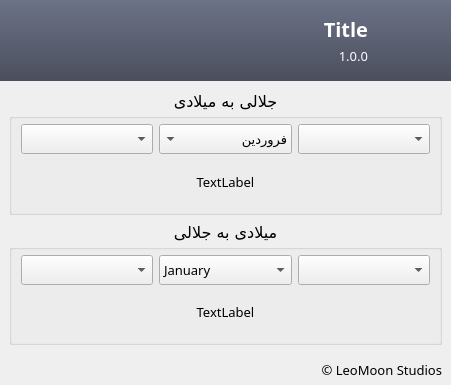
<?xml version="1.0" encoding="UTF-8"?>
<ui version="4.0">
 <class>main</class>
 <widget class="QMainWindow" name="main">
  <property name="geometry">
   <rect>
    <x>0</x>
    <y>0</y>
    <width>451</width>
    <height>385</height>
   </rect>
  </property>
  <property name="minimumSize">
   <size>
    <width>451</width>
    <height>385</height>
   </size>
  </property>
  <property name="maximumSize">
   <size>
    <width>451</width>
    <height>385</height>
   </size>
  </property>
  <property name="windowTitle">
   <string>MainWindow</string>
  </property>
  <property name="windowIcon">
   <iconset resource="resources.qrc">
    <normaloff>:/res/icons/main.svg</normaloff>:/res/icons/main.svg</iconset>
  </property>
  <property name="styleSheet">
   <string notr="true">QFrame#banner {background: qlineargradient(x1:0 y1:0, x2:0 y2:1, stop:0 #6c7287, stop:1 #4b4f5d); border-radius: 0px;}
QLabel#titleLbl {color: white;}
QLabel#verLbl {color: white;}</string>
  </property>
  <widget class="QWidget" name="centralwidget">
   <layout class="QVBoxLayout" name="verticalLayout">
    <property name="spacing">
     <number>0</number>
    </property>
    <property name="leftMargin">
     <number>0</number>
    </property>
    <property name="topMargin">
     <number>0</number>
    </property>
    <property name="rightMargin">
     <number>0</number>
    </property>
    <property name="bottomMargin">
     <number>0</number>
    </property>
    <item>
     <widget class="QFrame" name="banner">
      <property name="minimumSize">
       <size>
        <width>0</width>
        <height>81</height>
       </size>
      </property>
      <property name="maximumSize">
       <size>
        <width>16777215</width>
        <height>81</height>
       </size>
      </property>
      <property name="layoutDirection">
       <enum>Qt::RightToLeft</enum>
      </property>
      <property name="frameShape">
       <enum>QFrame::NoFrame</enum>
      </property>
      <property name="frameShadow">
       <enum>QFrame::Raised</enum>
      </property>
      <property name="lineWidth">
       <number>0</number>
      </property>
      <layout class="QHBoxLayout" name="horizontalLayout">
       <property name="spacing">
        <number>0</number>
       </property>
       <property name="leftMargin">
        <number>0</number>
       </property>
       <property name="topMargin">
        <number>0</number>
       </property>
       <property name="rightMargin">
        <number>0</number>
       </property>
       <property name="bottomMargin">
        <number>0</number>
       </property>
       <item>
        <spacer name="horizontalSpacer">
         <property name="orientation">
          <enum>Qt::Horizontal</enum>
         </property>
         <property name="sizeType">
          <enum>QSizePolicy::Fixed</enum>
         </property>
         <property name="sizeHint" stdset="0">
          <size>
           <width>11</width>
           <height>20</height>
          </size>
         </property>
        </spacer>
       </item>
       <item>
        <widget class="QLabel" name="logoLbl">
         <property name="minimumSize">
          <size>
           <width>61</width>
           <height>61</height>
          </size>
         </property>
         <property name="maximumSize">
          <size>
           <width>61</width>
           <height>61</height>
          </size>
         </property>
         <property name="text">
          <string/>
         </property>
         <property name="pixmap">
          <pixmap resource="resources.qrc">:/res/icons/main.svg</pixmap>
         </property>
         <property name="scaledContents">
          <bool>true</bool>
         </property>
        </widget>
       </item>
       <item>
        <spacer name="horizontalSpacer_2">
         <property name="orientation">
          <enum>Qt::Horizontal</enum>
         </property>
         <property name="sizeType">
          <enum>QSizePolicy::Fixed</enum>
         </property>
         <property name="sizeHint" stdset="0">
          <size>
           <width>11</width>
           <height>20</height>
          </size>
         </property>
        </spacer>
       </item>
       <item>
        <widget class="QFrame" name="titleFrm">
         <property name="frameShape">
          <enum>QFrame::NoFrame</enum>
         </property>
         <property name="frameShadow">
          <enum>QFrame::Raised</enum>
         </property>
         <property name="lineWidth">
          <number>0</number>
         </property>
         <layout class="QVBoxLayout" name="verticalLayout_2">
          <property name="spacing">
           <number>6</number>
          </property>
          <property name="leftMargin">
           <number>0</number>
          </property>
          <property name="topMargin">
           <number>0</number>
          </property>
          <property name="rightMargin">
           <number>0</number>
          </property>
          <property name="bottomMargin">
           <number>0</number>
          </property>
          <item>
           <spacer name="verticalSpacer">
            <property name="orientation">
             <enum>Qt::Vertical</enum>
            </property>
            <property name="sizeHint" stdset="0">
             <size>
              <width>20</width>
              <height>18</height>
             </size>
            </property>
           </spacer>
          </item>
          <item>
           <widget class="QLabel" name="titleLbl">
            <property name="maximumSize">
             <size>
              <width>16777215</width>
              <height>25</height>
             </size>
            </property>
            <property name="font">
             <font>
              <family>Vazir</family>
              <pointsize>15</pointsize>
              <weight>75</weight>
              <bold>true</bold>
              <stylestrategy>PreferAntialias</stylestrategy>
             </font>
            </property>
            <property name="text">
             <string>Title</string>
            </property>
            <property name="alignment">
             <set>Qt::AlignRight|Qt::AlignTrailing|Qt::AlignVCenter</set>
            </property>
           </widget>
          </item>
          <item>
           <widget class="QLabel" name="verLbl">
            <property name="font">
             <font>
              <family>Vazir FD</family>
              <pointsize>10</pointsize>
              <stylestrategy>PreferAntialias</stylestrategy>
             </font>
            </property>
            <property name="text">
             <string>1.0.0</string>
            </property>
            <property name="alignment">
             <set>Qt::AlignRight|Qt::AlignTrailing|Qt::AlignVCenter</set>
            </property>
           </widget>
          </item>
          <item>
           <spacer name="verticalSpacer_2">
            <property name="orientation">
             <enum>Qt::Vertical</enum>
            </property>
            <property name="sizeHint" stdset="0">
             <size>
              <width>20</width>
              <height>18</height>
             </size>
            </property>
           </spacer>
          </item>
         </layout>
        </widget>
       </item>
      </layout>
     </widget>
    </item>
    <item>
     <widget class="QFrame" name="contentFrm">
      <property name="frameShape">
       <enum>QFrame::NoFrame</enum>
      </property>
      <property name="frameShadow">
       <enum>QFrame::Raised</enum>
      </property>
      <property name="lineWidth">
       <number>0</number>
      </property>
      <layout class="QVBoxLayout" name="verticalLayout_3">
       <item>
        <widget class="QGroupBox" name="jalaliGrp">
         <property name="font">
          <font>
           <family>Vazir FD</family>
           <pointsize>12</pointsize>
           <stylestrategy>PreferAntialias</stylestrategy>
          </font>
         </property>
         <property name="layoutDirection">
          <enum>Qt::RightToLeft</enum>
         </property>
         <property name="title">
          <string>جلالی به میلادی</string>
         </property>
         <property name="alignment">
          <set>Qt::AlignCenter</set>
         </property>
         <property name="flat">
          <bool>false</bool>
         </property>
         <layout class="QVBoxLayout" name="verticalLayout_5">
          <property name="topMargin">
           <number>5</number>
          </property>
          <item>
           <layout class="QVBoxLayout" name="verticalLayout_4">
            <item>
             <layout class="QHBoxLayout" name="horizontalLayout_3">
              <item>
               <widget class="QComboBox" name="jalaliDCbox">
                <property name="minimumSize">
                 <size>
                  <width>0</width>
                  <height>30</height>
                 </size>
                </property>
                <property name="font">
                 <font>
                  <family>Vazir FD</family>
                  <pointsize>10</pointsize>
                  <stylestrategy>PreferAntialias</stylestrategy>
                 </font>
                </property>
                <property name="layoutDirection">
                 <enum>Qt::LeftToRight</enum>
                </property>
               </widget>
              </item>
              <item>
               <widget class="QComboBox" name="jalaliMCbox">
                <property name="minimumSize">
                 <size>
                  <width>0</width>
                  <height>30</height>
                 </size>
                </property>
                <property name="font">
                 <font>
                  <family>Vazir FD</family>
                  <pointsize>10</pointsize>
                  <stylestrategy>PreferAntialias</stylestrategy>
                 </font>
                </property>
                <property name="layoutDirection">
                 <enum>Qt::RightToLeft</enum>
                </property>
                <item>
                 <property name="text">
                  <string>فروردین</string>
                 </property>
                </item>
                <item>
                 <property name="text">
                  <string>اردیبهشت</string>
                 </property>
                </item>
                <item>
                 <property name="text">
                  <string>خرداد</string>
                 </property>
                </item>
                <item>
                 <property name="text">
                  <string>تیر</string>
                 </property>
                </item>
                <item>
                 <property name="text">
                  <string>مرداد</string>
                 </property>
                </item>
                <item>
                 <property name="text">
                  <string>شهریور</string>
                 </property>
                </item>
                <item>
                 <property name="text">
                  <string>مهر</string>
                 </property>
                </item>
                <item>
                 <property name="text">
                  <string>آبان</string>
                 </property>
                </item>
                <item>
                 <property name="text">
                  <string>آذر</string>
                 </property>
                </item>
                <item>
                 <property name="text">
                  <string>دی</string>
                 </property>
                </item>
                <item>
                 <property name="text">
                  <string>بهمن</string>
                 </property>
                </item>
                <item>
                 <property name="text">
                  <string>اسفند</string>
                 </property>
                </item>
               </widget>
              </item>
              <item>
               <widget class="QComboBox" name="jalaliYCbox">
                <property name="minimumSize">
                 <size>
                  <width>0</width>
                  <height>30</height>
                 </size>
                </property>
                <property name="font">
                 <font>
                  <family>Vazir FD</family>
                  <pointsize>10</pointsize>
                  <stylestrategy>PreferAntialias</stylestrategy>
                 </font>
                </property>
                <property name="layoutDirection">
                 <enum>Qt::LeftToRight</enum>
                </property>
               </widget>
              </item>
             </layout>
            </item>
            <item>
             <widget class="QLabel" name="j2mLbl">
              <property name="font">
               <font>
                <family>Vazir</family>
                <pointsize>10</pointsize>
                <stylestrategy>PreferAntialias</stylestrategy>
               </font>
              </property>
              <property name="text">
               <string>TextLabel</string>
              </property>
              <property name="alignment">
               <set>Qt::AlignCenter</set>
              </property>
             </widget>
            </item>
           </layout>
          </item>
         </layout>
        </widget>
       </item>
       <item>
        <widget class="QGroupBox" name="miladiGrp">
         <property name="font">
          <font>
           <family>Vazir FD</family>
           <pointsize>12</pointsize>
           <stylestrategy>PreferAntialias</stylestrategy>
          </font>
         </property>
         <property name="layoutDirection">
          <enum>Qt::RightToLeft</enum>
         </property>
         <property name="title">
          <string>میلادی به جلالی</string>
         </property>
         <property name="alignment">
          <set>Qt::AlignCenter</set>
         </property>
         <property name="flat">
          <bool>false</bool>
         </property>
         <layout class="QGridLayout" name="gridLayout">
          <property name="leftMargin">
           <number>9</number>
          </property>
          <property name="topMargin">
           <number>5</number>
          </property>
          <item row="0" column="0">
           <layout class="QVBoxLayout" name="verticalLayout_6">
            <item>
             <layout class="QHBoxLayout" name="horizontalLayout_4">
              <item>
               <widget class="QComboBox" name="miladiDCbox">
                <property name="minimumSize">
                 <size>
                  <width>0</width>
                  <height>30</height>
                 </size>
                </property>
                <property name="font">
                 <font>
                  <family>Vazir</family>
                  <pointsize>10</pointsize>
                  <stylestrategy>PreferAntialias</stylestrategy>
                 </font>
                </property>
                <property name="layoutDirection">
                 <enum>Qt::LeftToRight</enum>
                </property>
               </widget>
              </item>
              <item>
               <widget class="QComboBox" name="miladiMCbox">
                <property name="minimumSize">
                 <size>
                  <width>0</width>
                  <height>30</height>
                 </size>
                </property>
                <property name="font">
                 <font>
                  <family>Vazir</family>
                  <pointsize>10</pointsize>
                  <stylestrategy>PreferAntialias</stylestrategy>
                 </font>
                </property>
                <property name="layoutDirection">
                 <enum>Qt::LeftToRight</enum>
                </property>
                <item>
                 <property name="text">
                  <string>January</string>
                 </property>
                </item>
                <item>
                 <property name="text">
                  <string>February</string>
                 </property>
                </item>
                <item>
                 <property name="text">
                  <string>March</string>
                 </property>
                </item>
                <item>
                 <property name="text">
                  <string>April</string>
                 </property>
                </item>
                <item>
                 <property name="text">
                  <string>May</string>
                 </property>
                </item>
                <item>
                 <property name="text">
                  <string>June</string>
                 </property>
                </item>
                <item>
                 <property name="text">
                  <string>July</string>
                 </property>
                </item>
                <item>
                 <property name="text">
                  <string>August</string>
                 </property>
                </item>
                <item>
                 <property name="text">
                  <string>September</string>
                 </property>
                </item>
                <item>
                 <property name="text">
                  <string>October</string>
                 </property>
                </item>
                <item>
                 <property name="text">
                  <string>November</string>
                 </property>
                </item>
                <item>
                 <property name="text">
                  <string>December</string>
                 </property>
                </item>
               </widget>
              </item>
              <item>
               <widget class="QComboBox" name="miladiYCbox">
                <property name="minimumSize">
                 <size>
                  <width>0</width>
                  <height>30</height>
                 </size>
                </property>
                <property name="font">
                 <font>
                  <family>Vazir</family>
                  <pointsize>10</pointsize>
                  <stylestrategy>PreferAntialias</stylestrategy>
                 </font>
                </property>
                <property name="layoutDirection">
                 <enum>Qt::LeftToRight</enum>
                </property>
               </widget>
              </item>
             </layout>
            </item>
            <item>
             <widget class="QLabel" name="m2jLbl">
              <property name="font">
               <font>
                <family>Vazir FD</family>
                <pointsize>10</pointsize>
                <stylestrategy>PreferAntialias</stylestrategy>
               </font>
              </property>
              <property name="text">
               <string>TextLabel</string>
              </property>
              <property name="alignment">
               <set>Qt::AlignCenter</set>
              </property>
             </widget>
            </item>
           </layout>
          </item>
         </layout>
        </widget>
       </item>
      </layout>
     </widget>
    </item>
    <item>
     <widget class="QFrame" name="statusFrm">
      <property name="minimumSize">
       <size>
        <width>0</width>
        <height>31</height>
       </size>
      </property>
      <property name="maximumSize">
       <size>
        <width>16777215</width>
        <height>31</height>
       </size>
      </property>
      <property name="font">
       <font>
        <family>Vazir</family>
        <pointsize>10</pointsize>
       </font>
      </property>
      <property name="frameShape">
       <enum>QFrame::NoFrame</enum>
      </property>
      <property name="frameShadow">
       <enum>QFrame::Raised</enum>
      </property>
      <property name="lineWidth">
       <number>0</number>
      </property>
      <layout class="QHBoxLayout" name="horizontalLayout_2">
       <property name="spacing">
        <number>0</number>
       </property>
       <property name="leftMargin">
        <number>9</number>
       </property>
       <property name="topMargin">
        <number>0</number>
       </property>
       <property name="rightMargin">
        <number>9</number>
       </property>
       <property name="bottomMargin">
        <number>0</number>
       </property>
       <item>
        <widget class="QLabel" name="statusLbl">
         <property name="font">
          <font>
           <family>Vazir</family>
           <pointsize>10</pointsize>
           <stylestrategy>PreferAntialias</stylestrategy>
          </font>
         </property>
         <property name="text">
          <string/>
         </property>
        </widget>
       </item>
       <item>
        <widget class="QLabel" name="copyLbl">
         <property name="minimumSize">
          <size>
           <width>150</width>
           <height>0</height>
          </size>
         </property>
         <property name="maximumSize">
          <size>
           <width>131</width>
           <height>16777215</height>
          </size>
         </property>
         <property name="font">
          <font>
           <family>Vazir</family>
           <pointsize>10</pointsize>
           <stylestrategy>PreferAntialias</stylestrategy>
          </font>
         </property>
         <property name="text">
          <string>© LeoMoon Studios</string>
         </property>
         <property name="alignment">
          <set>Qt::AlignRight|Qt::AlignTrailing|Qt::AlignVCenter</set>
         </property>
        </widget>
       </item>
      </layout>
     </widget>
    </item>
   </layout>
  </widget>
 </widget>
 <resources>
  <include location="resources.qrc"/>
 </resources>
 <connections/>
</ui>
